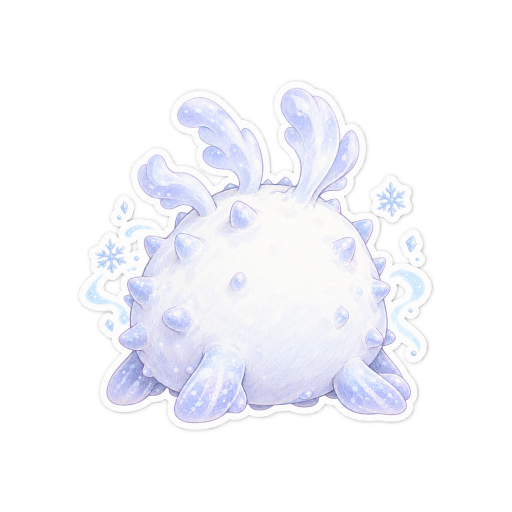
#> input picture assets/_source/cards/frost-002.png, 1024 x 1024 px (shown at 1/2 size)
$ python -i ui-kit.py   (imports and definitions only)
#> lines starting #> are read from the running program, lines starting #| are printed output that depends on the picture
#> further down, picture is the input picture: PIL image 1024x1024 RGBA; mean R, G, B, A 82.7, 83.2, 87.6, 83.1
#!/usr/bin/env python3
"""batch-20261023-ui 後製與程序化切片

用法: python3 tools/art/ui-kit.py [--only 前綴1,前綴2]
- Codex 原圖（_raw）：裁透明邊、校色、縮成 1x 與 @2x，按鈕另外導出 hover、pressed、disabled
- 程序化切片：滑桿、開關、地圖路徑、分隔線拼接、場上生物框與狀態層
輸出 PNG 與 WebP（品質 85，含 alpha）
"""
import argparse
import importlib.util
import math
import os

import numpy as np
from scipy import ndimage
from PIL import Image, ImageChops, ImageDraw, ImageEnhance, ImageFilter

ROOT = os.path.dirname(os.path.dirname(os.path.dirname(os.path.abspath(__file__))))
BATCH = os.path.join(ROOT, "assets", "pending", "batch-20261023-ui")
RAW = os.path.join(BATCH, "_raw")

_spec = importlib.util.spec_from_file_location("card_frame", os.path.join(ROOT, "tools", "art", "card-frame.py"))
cf = importlib.util.module_from_spec(_spec)
# [1 line not run here, left out]
# [1 line that did not run here, left out]
# [1 line that did not run here, left out]

OUTLINE = "#6E5F80"
PRIMARY = "#7A64B0"
DANGER = "#B04A6A"
DISABLED_MIX = "#E4DFEA"

# Codex 原圖：名稱 → (群組, 1x 寬, 1x 高, 九宮格左右保留比例或 None, 目標主色或 None)
CODEX = {
    "btn-primary": ("buttons", 240, 64, 0.5, PRIMARY),
    "btn-secondary": ("buttons", 240, 64, 0.5, None),
    "btn-danger": ("buttons", 240, 64, 0.5, DANGER),
    "btn-icon": ("buttons", 64, 64, None, None),
    "menu-item": ("buttons", 440, 96, 0.9, None),
    "panel": ("panels", 480, 480, None, None),
    "nameplate": ("labels", 200, 52, 0.5, None),
    "ribbon": ("labels", 400, 84, 0.9, None),
    "title-underlay-lg": ("title", 560, 96, 1.2, None),
    "title-underlay-sm": ("title", 280, 60, 0.5, None),
    "node-locked": ("map", 112, 112, None, None),
    "node-available": ("map", 112, 112, None, None),
    "node-cleared": ("map", 112, 112, None, None),
    "node-boss": ("map", 136, 136, None, None),
    "lock": ("icons", 32, 32, None, None),
    "knob": ("settings", 32, 32, None, None),
    "ov-bubble": ("minion", 288, 352, None, None),
    "ov-frozen": ("minion", 288, 352, None, None),
    "ov-stealth": ("minion", 288, 352, None, None),
}
BUTTONS = {"btn-primary", "btn-secondary", "btn-danger", "btn-icon", "menu-item"}
STRETCH = {"ov-frozen", "ov-stealth"}
FACTIONS = ["leaf", "tide", "frost", "light", "neutral"]


# [5 lines left out: function grow, not called in this run]


def outline(mask, px):
    return np.clip(np.asarray(grow(mask, px), np.float32) - np.asarray(mask, np.float32), 0, 255)


# [56 lines left out: functions save, crop_alpha, nine_resize, fit_center, recolor_fill, not called in this run]


def states(im):
    """hover 提亮、pressed 變暗並下沉 2px（1x）、disabled 去飽和並混入淡灰紫"""
    hover = ImageEnhance.Brightness(im).enhance(1.07)
    hover.putalpha(im.getchannel("A"))
    dark = ImageEnhance.Brightness(im).enhance(0.92)
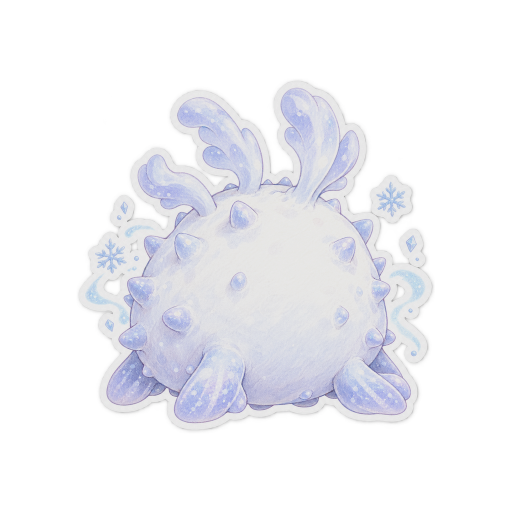
#> dark: PIL image 1024x1024 RGBA (shown at 1/2 size); mean R, G, B, A 75.9, 76.3, 80.4, 83.1; transparent parts drawn white
    dark.putalpha(im.getchannel("A"))
    pressed = Image.new("RGBA", im.size, (0, 0, 0, 0))
#> pressed: PIL image 1024x1024 RGBA; every value is 0
    pressed.alpha_composite(dark, (0, 4))
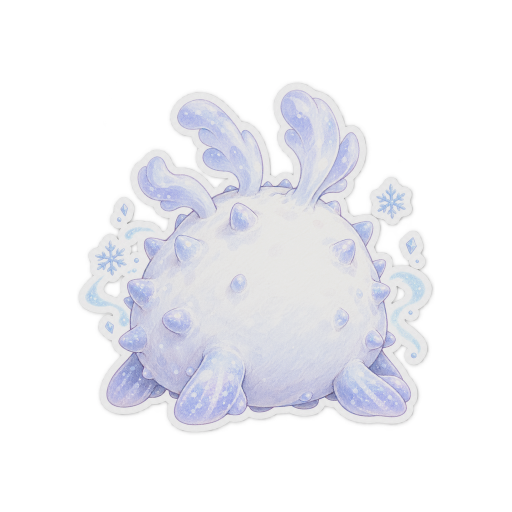
#> pressed: PIL image 1024x1024 RGBA (shown at 1/2 size); mean R, G, B, A 75.9, 76.3, 80.4, 83.1; transparent parts drawn white
    g = ImageEnhance.Color(im).enhance(0.15)
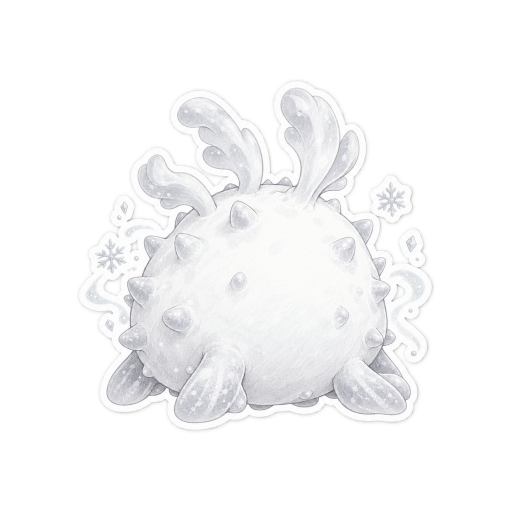
#> g: PIL image 1024x1024 RGBA (shown at 1/2 size); mean R, G, B, A 83.3, 83.4, 84, 83.1; transparent parts drawn white
#> (the run stopped early here; a loop or call above may not have finished)
